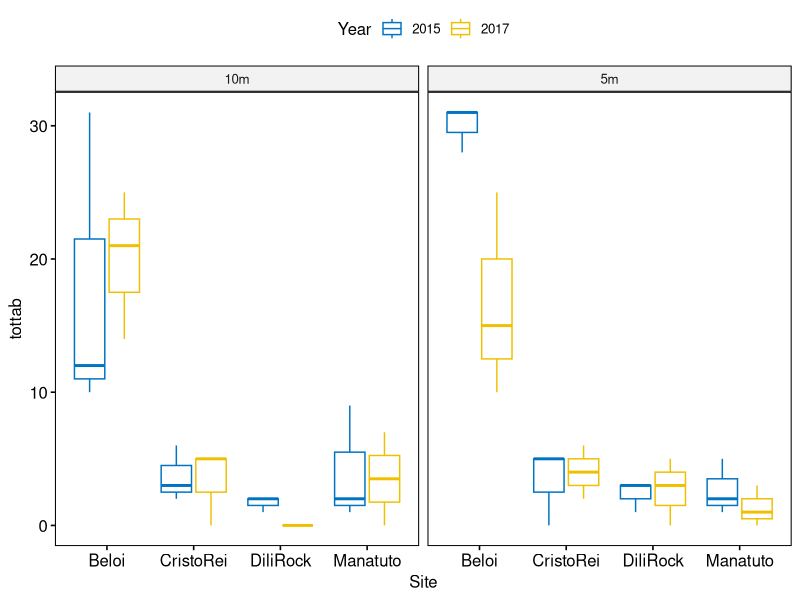
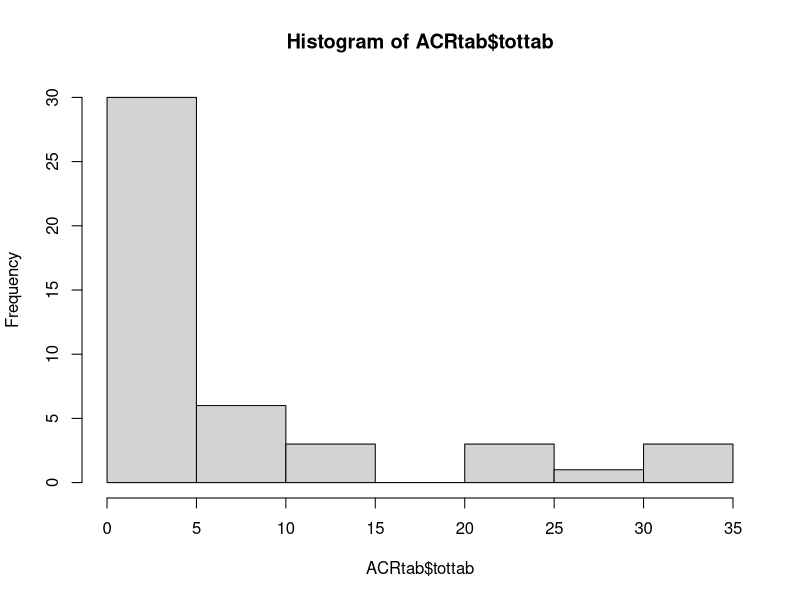
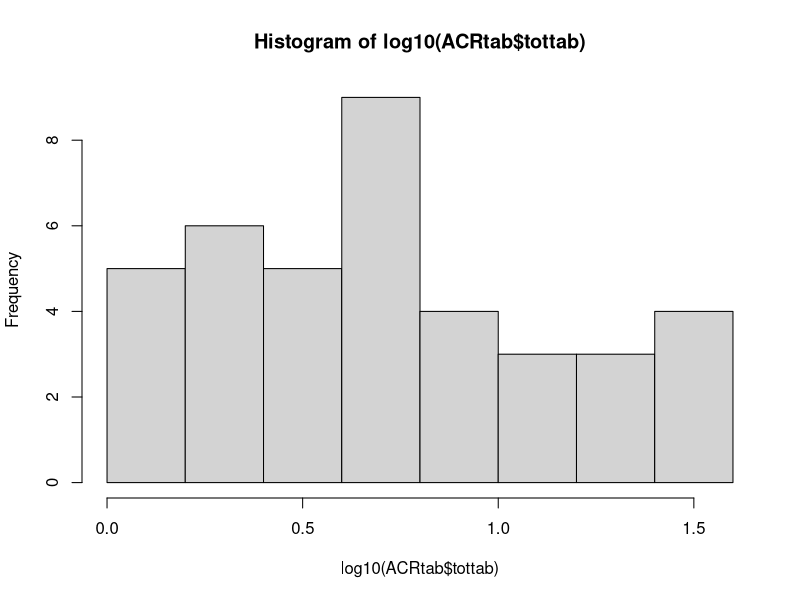
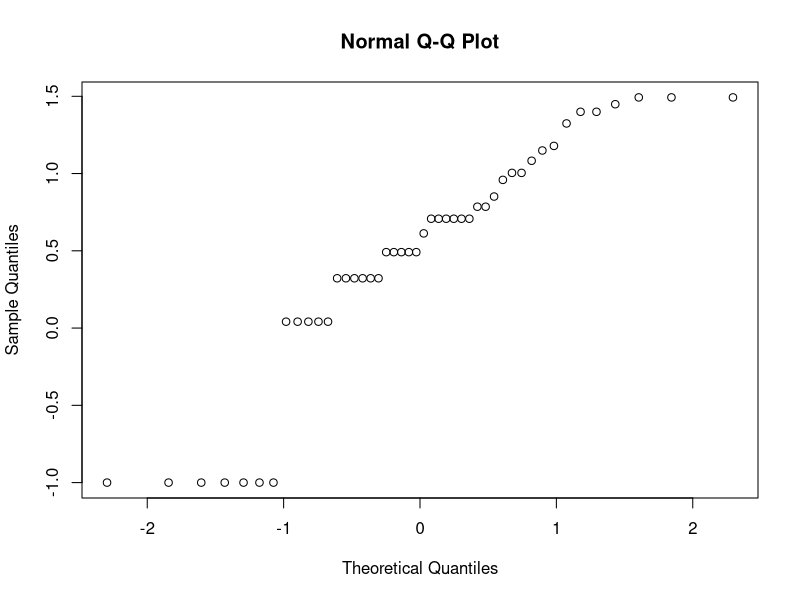
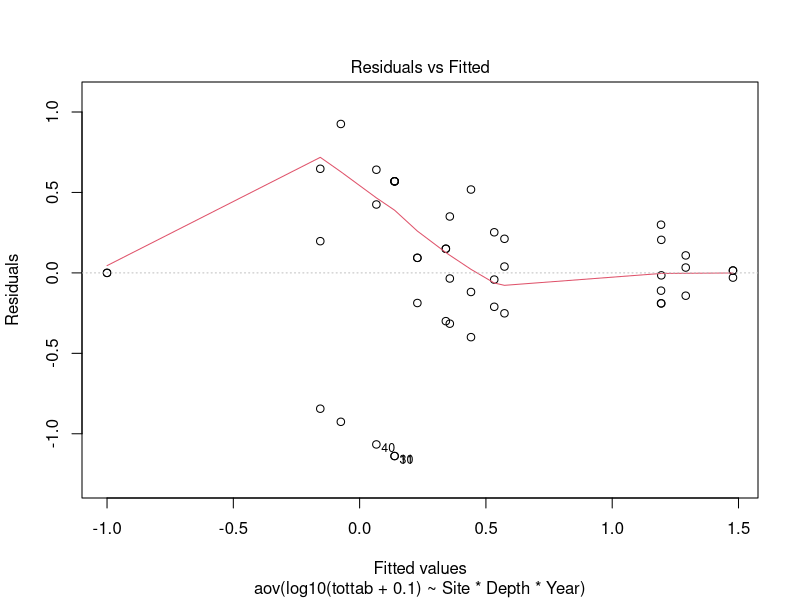
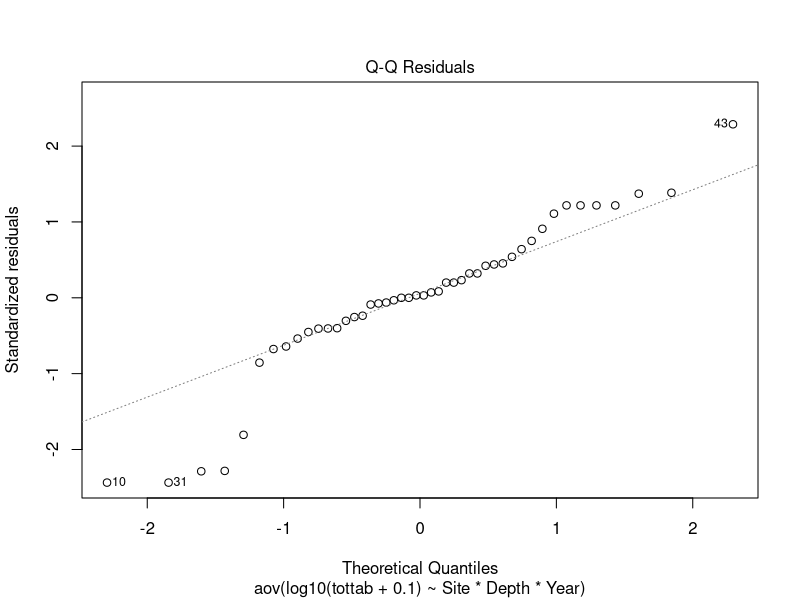
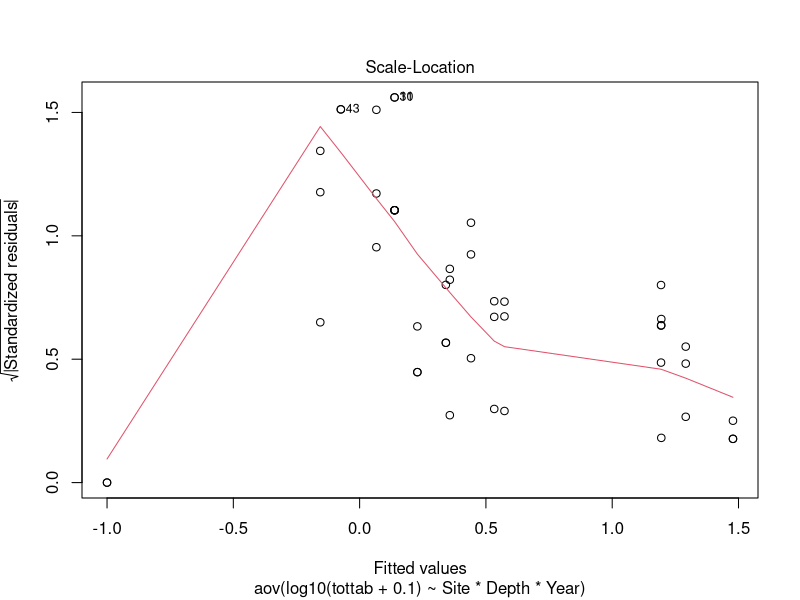
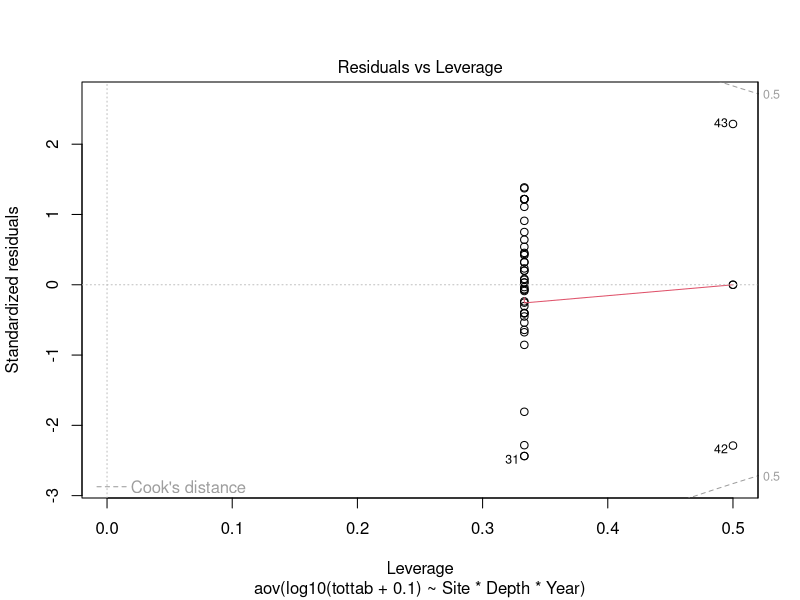

R code for these plots, in order: (Note: this script raises an error after producing the figures.)
## ---- chunk 1
knitr::opts_chunk$set(echo = TRUE)
## ---- chunk 2
library(here)
library(readr)
comp1517 <- read_csv(here::here("data/CoralHealth-2015-2017edit042021-R-genmorph.csv")) 

library(dplyr)
comp1517_factor <- comp1517 %>%  mutate(across(where(is.character),as.factor))
   
comp1517_factor$Year <- as.factor(comp1517_factor$Year) # year also as a factor

head(comp1517_factor)
## ---- chunk 3
comp1517_factor$long_id <- as.factor(paste(comp1517_factor$Site,
                                           comp1517_factor$Depth,
                                           comp1517_factor$Transect,
                                           sep = "_"))

levels(comp1517_factor$long_id)
#write.csv(levels(comp1517_factor$id), "unique_ids.csv")
# write levels and add num id
# read file with num id
ids <- read.csv(here::here("data/unique_ids_wnum.csv"))

library(dplyr)
comp1517_factor <- inner_join(comp1517_factor, ids, by = 'long_id')
comp1517_factor$num_id <- as.factor(comp1517_factor$num_id)
## ---- chunk 4
distot <- comp1517_factor %>% 
   group_by(Year, H1) %>% 
   summarize(total = sum(Number))


distotgen <- comp1517_factor %>% 
   group_by(Year,GEN, morph,H1) %>% 
   summarize(total = sum(Number))

WStotgen <- comp1517_factor %>% 
   group_by(Year,GEN, morph,H1) %>% 
   summarize(total = sum(Number)) %>% 
   filter(H1 == "WS")

GAtotgen <- comp1517_factor %>% 
   group_by(Year,GEN, morph,H1) %>% 
   summarize(total = sum(Number)) %>% 
  filter(H1 == "GA")
## ---- chunk 5
library(tidyr)
library(dplyr)

ACRcount <- comp1517_factor %>% 
   group_by(Year, Site, Depth, Transect, num_id, GEN, morph) %>% 
   summarize(tot = sum(Number))%>% 
 
      group_by(Year, Site, Depth, Transect,num_id, GEN, morph) %>% 
   summarize(totmorph = sum(tot))%>% 
      filter(GEN == "ACR") %>% 
      pivot_wider(names_from = morph, 
                  values_from = totmorph,
                  values_fill = 0) %>% 
   pivot_longer(bush:bottle, names_to = 'morph', values_to = 'totmorph')

ACRtab <- ACRcount %>% filter(morph == 'corym' | morph == 'tab') %>%
   summarize(tottab = sum(totmorph))

library(ggpubr) 
ggboxplot(
  ACRtab, x = "Site", y = "tottab", facet.by = 'Depth',
  color = "Year", palette = "jco"
  )

# check nomality
hist(ACRtab$tottab)
hist(log10(ACRtab$tottab))
qqnorm(log10(ACRtab$tottab+.1))
library(car)
leveneTest(tottab ~ Year * Site * Depth, data = ACRtab)

acrtab.an <- aov(log10(tottab+.1) ~ Site * Depth * Year, data = ACRtab)
summary(acrtab.an)
plot(acrtab.an)
## ---- chunk 6
# normal anova
summary(aov(log10(tottab + .1) ~ Year * Site * Depth +
               Error(num_id), data = ACRtab))

# mixed model approach
library(nlme)
acr.lme <- lme(log10(tottab + .1 ) ~ Year *Site * Depth, 
               random = ~1|num_id,
               data = ACRtab, na.action = na.exclude)
acr.lme
summary(acr.lme)
library(car)
Anova(acr.lme)
library(emmeans)
emmeans(acr.lme, list(pairwise ~ Site), adjust = "tukey")

#install.packages("devtools")
#devtools::install_github("easystats/easystats")
#library(easystats)

#library(psycho)
#results <- psycho::analyze(acr.lme)

# random intercept and slope
acr.lme2 <- lme(log10(tottab + .1) ~ Year *Site * Depth, 
                random = ~Year|num_id,
               data = ACRtab, na.action = na.exclude)
acr.lme2
summary(acr.lme2)
Anova(acr.lme2)
emmeans(acr.lme, list(pairwise ~ Site), adjust = "tukey")

anova(acr.lme, acr.lme2)  # not significantly different
## ---- chunk 7
ACRtabave <- ACRtab %>% 
   group_by( Site, GEN) %>% 
   summarize(ave = mean(tottab), SE = sd(tottab)/n())
ACRtabave
## ---- chunk 8
ACRbracount <- ACRcount %>% 
   filter(morph == "br" | morph == "bush" | morph == "stag") %>% 
   summarize(totbra = sum(totmorph))

# boxplot
ggboxplot(
  ACRbracount, x = "Site", y = "totbra", facet.by = 'Depth',
  color = "Year", palette = "jco"
  )

# check normality
hist(ACRbracount$totbra + 0.1)
hist(log10(ACRbracount$totbra +0.1))
qqnorm(log10(ACRbracount$totbra +0.1))
leveneTest(totbra ~ Year * Site * Depth, data = ACRbracount)
## ---- chunk 9
acrbra.lme <- lme(log10(totbra + 0.1) ~ Year +Site + Depth, 
                  random = ~1|num_id,
               data = ACRbracount, na.action = na.exclude)
acrbra.lme
summary(acrbra.lme) # lowest AIC
Anova(acrbra.lme)
emmeans(acr.lme, list(pairwise ~ Site), adjust = "tukey")
emmeans(acr.lme, list(pairwise ~ Year), adjust = "tukey")

# random intercept and slope
acrbra.lme2 <- lme(log10(totbra + 0.1) ~ Year +Site + Depth, random = ~Year|num_id,
               data = ACRbracount, na.action = na.exclude)
acrbra.lme2
summary(acrbra.lme2)
Anova(acrbra.lme2)

anova(acrbra.lme, acrbra.lme2) # models not significantly different 
## ---- chunk 10
# average branching acroporid per site
ACRbraave_site <- ACRbracount %>% 
   group_by( Site, GEN) %>% 
   summarize(ave = mean(totbra), SE = sd(totbra)/n()) 
ACRbraave

ACRbraave_yr <- ACRbracount %>% 
   group_by( Year, GEN) %>% 
   summarize(ave = mean(totbra), SE = sd(totbra)/n()) 
